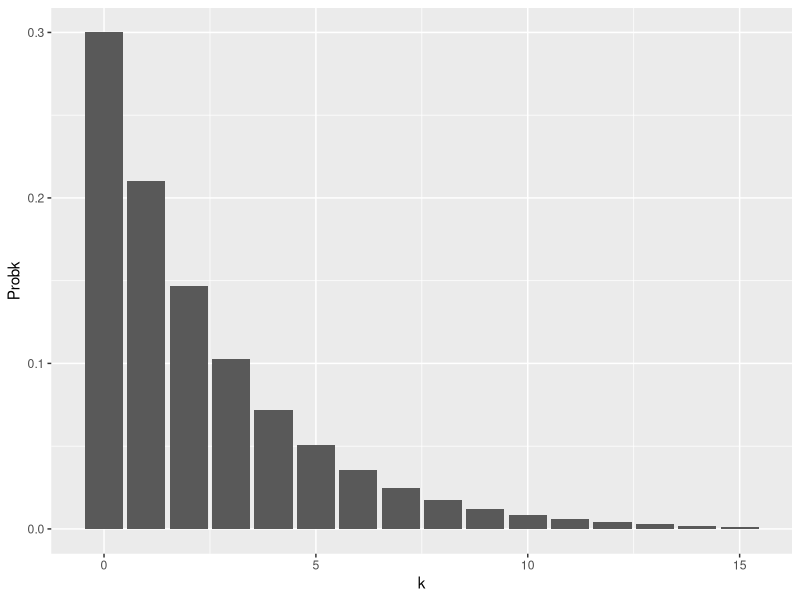
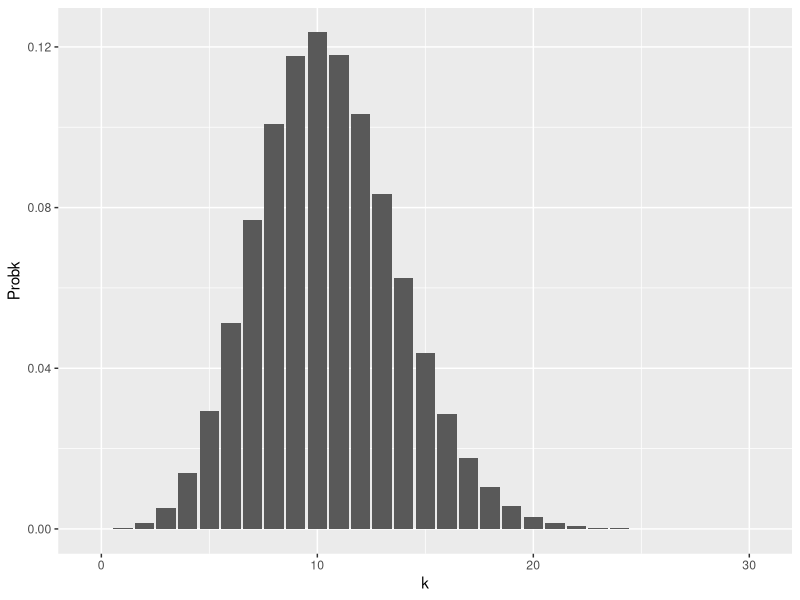
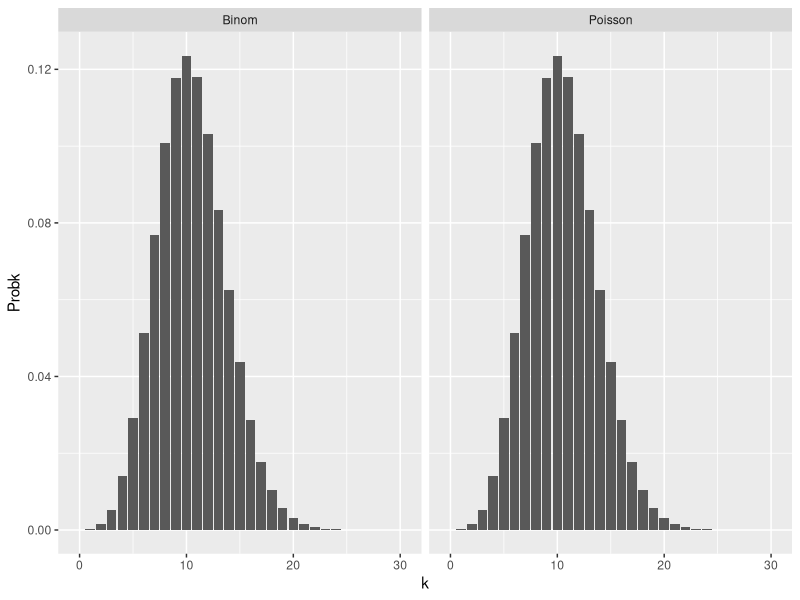
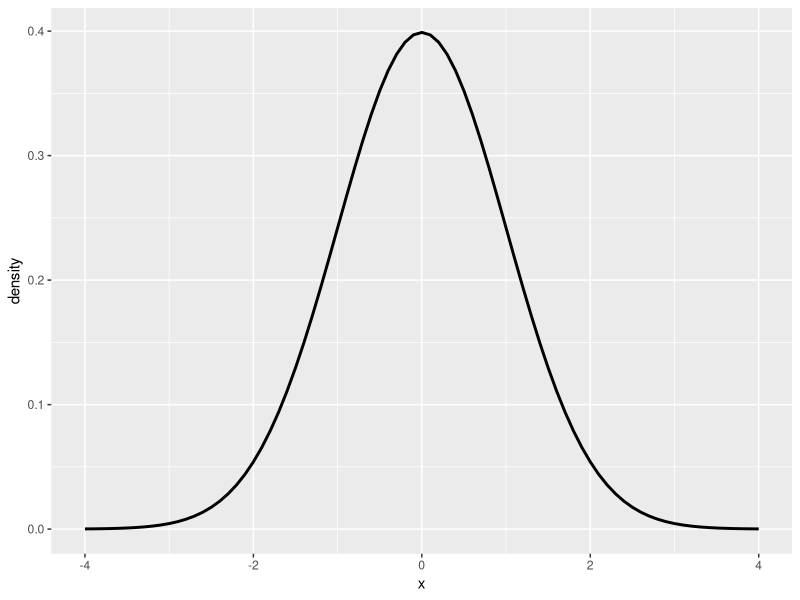
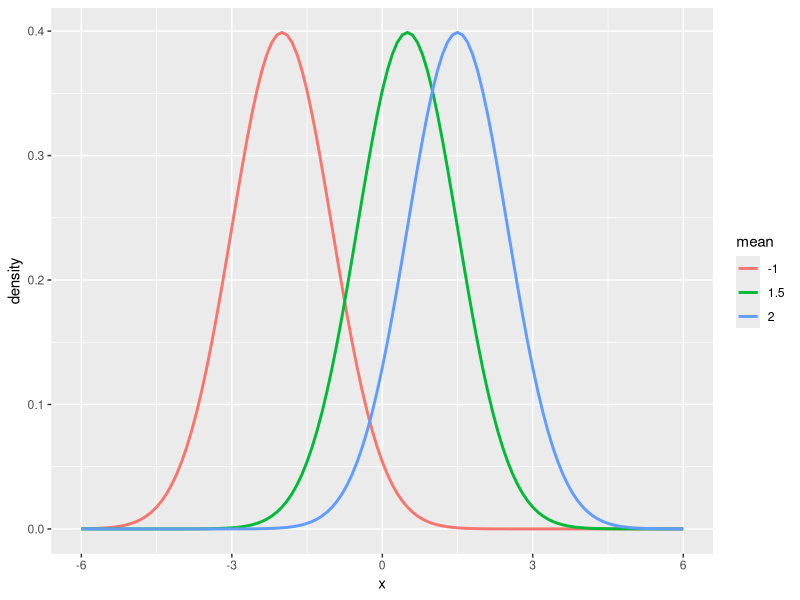
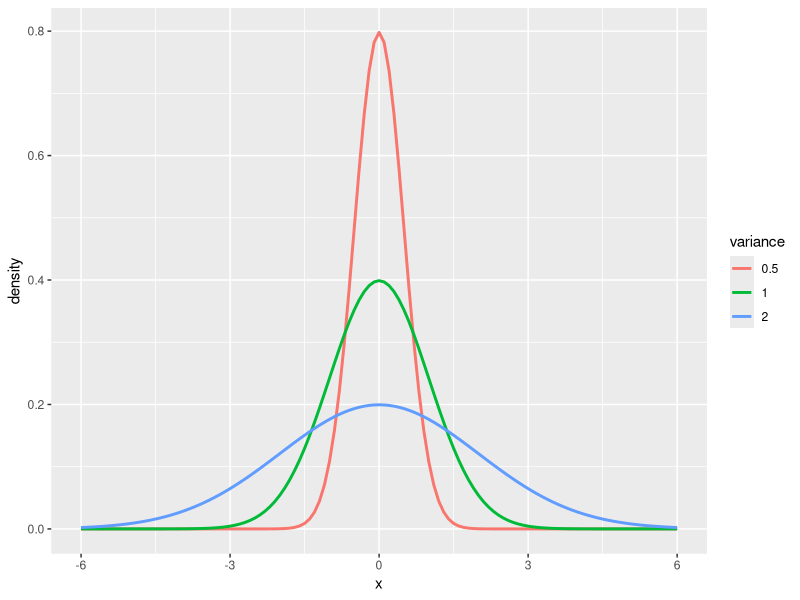
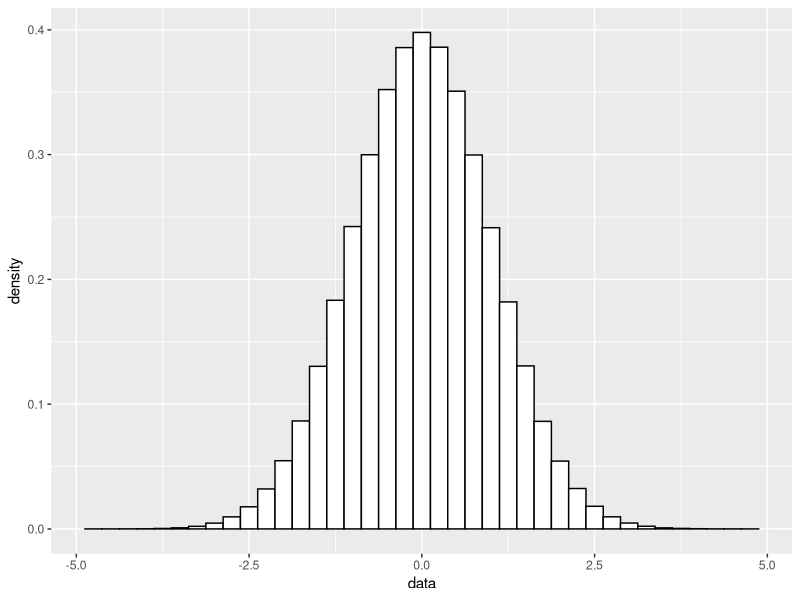
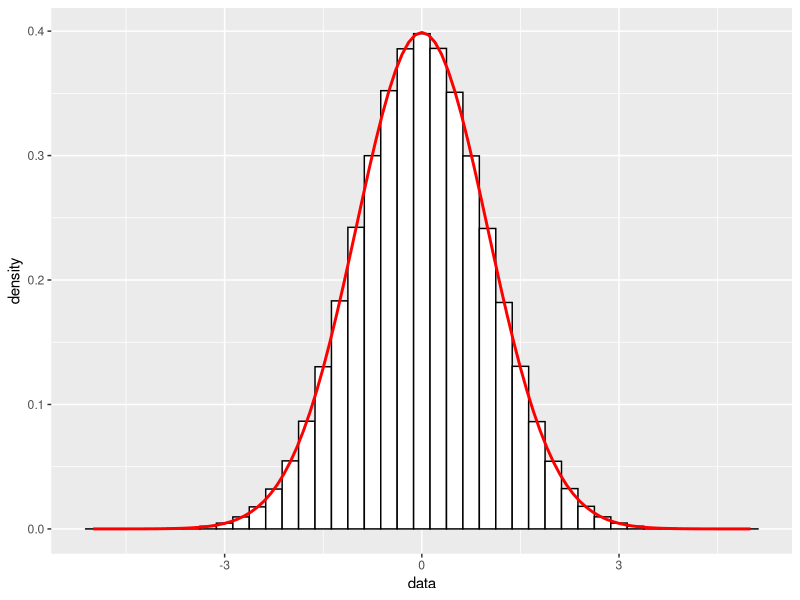

Generate these figures, in order, with R:
## ---- chunk 1
require(ggplot2)
## ---- chunk 2
# rbinom takes three arguments.
# The first is the number of random variables we want to generate (confusingly, this is called n in the R docs).
# The size argument specifies the number of coins to flip, i.e., n in our notation above (I know! Confusing!)
# The prob argument specifies the probability that one coin lands heads, i.e., p in our notation above.
rbinom(1, size = 10, prob = 0.3) # produces a random number from {0,1,2,...,10}, with 2,3,4 being most common (because np = 3 is the expected value we'll come back to this!)
## ---- chunk 3
# If we repeat the experiment a few times, we get different random values.
rbinom(1, size = 10, prob = 0.3)
rbinom(1, size = 10, prob = 0.3)
rbinom(1, size = 10, prob = 0.3)
rbinom(1, size = 10, prob = 0.3)
rbinom(1, size = 10, prob = 0.3)
## ---- chunk 4
rbinom(1, size = 1, prob = 0.5) # 1 is "heads", 0 is "tails"
## ---- chunk 5
rbinom(n = 3, size = 10, prob = 0.5) # 3 draws from a Binomial(10,0.5)
## ---- chunk 6
rbinom(n = 10, size = 3, prob = 0.5) # 10 draws from a Binomial(3,0.5)
## ---- chunk 7
rgeom(1, prob = 0.5) # Generate one geometric random variable with p=0.5. Most likely outcomes: 0,1,2
## ---- chunk 8
library(ggplot2)
k <- seq(0, 15)
p <- 0.3
df <- data.frame("k" = k, "Probk" = p * (1 - p)^k)
pp <- ggplot(df, aes(x = k, y = Probk)) +
  geom_col()
pp
## ---- chunk 9
rpois(1, lambda = 10.5) # Generate Poisson RV with lambda=10.5 most likely value is 10.
## ---- chunk 10
rpois(10, lambda = 10.5) # Generate 10 Poisson RVs with the same parameter lambda=10.5
## ---- chunk 11
k <- seq(0, 30)
lambda <- 10.5 # On average, we should get back the value 10.5,
df <- data.frame("k" = k, "Probk" = dpois(k, lambda))
pp <- ggplot(df, aes(x = k, y = Probk)) +
  geom_col()
pp
## ---- chunk 12
# The sample function takes 3 important parameters.
# x :      this can either be a vector of values to sample from
#         or in this case simply the upper limit R will automatically
#         create a vector from 1 to this value to sample from
# size :   how many samples to generate
# replace: this indicates whether we are able to re-sample the same value
#         more than once. Careful, the default value is FALSE
rolls <- sample(x = 6, size = 100, replace = TRUE)
rolls
## ---- chunk 13
k <- seq(0, 30)
lambda <- 10.5
N <- 1e6
p <- lambda / N # On average, we should get back the value lambda
poisprob <- dpois(k, lambda) # Vector of Poisson probabilities
binomprob <- dbinom(k, size = N, prob = p) # Binomial probs.
# We need a column in our data frame encoding which of the two distributions a number comes from.
# This isn't the only way to do this, but it is the easiest way to get things to play nice with the ggplot2 facet_wrap, which displays separate plots for different values in a particular column.
dist <- c(rep("Poisson", length(k)), rep("Binom", length(k)))

# Construct our data frame. Note that we have to repeat the k column, because our data frame is going to look like
# Distribution  k  Probk
# Poisson       0  dpois( 0, lambda )
# Poisson       1  dpois( 1, lambda )
# ...           ...
# Poisson       30 dpois( 30, lambda )
# Binomial      0  dbinom( 0, N, p )
# ...
# Binomial      30  dbinom( 30, N, p )
df <- data.frame("dist" = dist, "k" = rep(k, 2), "Probk" = c(poisprob, binomprob))

pp <- ggplot(df, aes(x = k, y = Probk)) +
  geom_col() +
  facet_wrap(~dist)
# facet_wrap tells ggplot to create a separate plot for each group (i.e., value) in the dist column.
pp
## ---- chunk 14
x <- seq(-4, 4, 0.1)
f <- dnorm(x, 0, 1) # eval density at x values, mean mu=0, standard deviation sigma=1.
df <- data.frame("x" = x, "density" = f)
pp <- ggplot(df, aes(x = x, y = density)) +
  geom_line(size = 1)
pp
## ---- chunk 15
x <- seq(-6, 6, 0.1) # Some x values to evaluate at
f1 <- dnorm(x, -2, 1) # mean mu=-1, standard deviation sigma=1.
f2 <- dnorm(x, 0.5, 1) # mean mu=1.5, standard deviation sigma=1.
f3 <- dnorm(x, 1.5, 1) # mean mu=1.5, standard deviation sigma=1.
mu <- c(rep(-1, length(x)), rep(1.5, length(x)), rep(2.0, length(x)))
df <- data.frame("x" = rep(x, 3), "density" = c(f1, f2, f3), "mean" = as.factor(mu))
pp <- ggplot(df, aes(x = x, y = density, color = mean)) +
  geom_line(size = 1)
pp
## ---- chunk 16
x <- seq(-6, 6, 0.1) # Some x values to evaluate at
f1 <- dnorm(x, 0, 0.5) # mean 0, standard deviation sigma=1.
f2 <- dnorm(x, 0, 1) # mean 0, standard deviation sigma=2.
f3 <- dnorm(x, 0, 2) # mean 0, standard deviation sigma=3.
sigma2 <- c(rep(0.5, length(x)), rep(1, length(x)), rep(2, length(x)))
df <- data.frame("x" = rep(x, 3), "density" = c(f1, f2, f3), "variance" = as.factor(sigma2))
pp <- ggplot(df, aes(x = x, y = density, color = variance)) +
  geom_line(size = 1)
pp
## ---- chunk 17
rnorm(1, mean = 1, sd = 2) # Note that we pass the standard deviation (sd), not the variance sigma^2.
rnorm(1) # If we don't specify a mean and sd, they default to 0 and 1, respectively
## ---- chunk 18
# Reminder: if mu, sigma unspecified, they default to mu=0, sigma=1
data <- rnorm(1e6) # 1e6 = 1.0x10^6 = one million standard normal RVs
pp <- ggplot(data.frame("x" = data), aes(x = data))
pp <- pp + geom_histogram(aes(y = ..density..), binwidth = 0.25, color = "black", fill = "white")
pp
## ---- chunk 19
x <- seq(-5, 5, 0.1)
f <- dnorm(x, mean = 0, sd = 1) # Evaluating the density at points x
df_dnorm <- data.frame("x" = x, "f" = f)
pp <- pp + geom_line(data = df_dnorm, aes(x = x, y = f), size = 1, color = "red")
pp
## ---- chunk 20
sum(data > -1 & data < 1) / length(data) # Should be about 0.68
## ---- chunk 21
sum(data > -2 & data < 2) / length(data) # should be about 0.9545
## ---- chunk 22
sum(data > -3 & data < 3) / length(data) # should be about 0.997
## ---- chunk 23
pnorm(0) # Once again, mu, sigma default to 0,1.
## ---- chunk 24
pnorm(1) # again, recall the default behavior.
## ---- chunk 25
pnorm(1) - pnorm(-1)
## ---- chunk 26
pnorm(2) - pnorm(-2)
## ---- chunk 27
pnorm(3) - pnorm(-3)
## ---- chunk 28
x <- seq(0, 10, 0.1)
f <- dexp(x, rate = 1)
df_exp <- data.frame("x" = x, "density" = f)
pp <- ggplot(df_exp, aes(x = x, y = density)) +
  geom_line(size = 2)
pp
## ---- chunk 29
data <- rexp(n = 1e6, rate = 1) # rexp to generate random exponentials.
sum(data < 5) / length(data) # something like 99% of the generated points should be below 5.
## ---- chunk 30
mu <- c(.5, .5) # Vector of means both W_p and M_p are mean 1/2.
CovMx <- matrix(c(.05^2, .04^2, .04^2, .05^2), nrow = 2) # Make a two-by-two symmetric matrix.
CovMx
## ---- chunk 31
library(MASS) # This library includes a multivariate normal
WpMp <- mvrnorm(n = 2000, mu = mu, Sigma = CovMx) # mvrnorm is the multivariate version of rnorm.
plot(WpMp, xlab = "Wisconsin proportion", ylab = "Michigan proportion")
lines(c(.5, .5), c(-10, 10), col = "red")
lines(c(-10, 10), c(.5, .5), col = "red")
